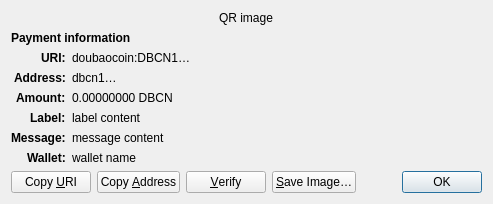
<?xml version="1.0" encoding="UTF-8"?>
<ui version="4.0">
 <class>ReceiveRequestDialog</class>
 <widget class="QDialog" name="ReceiveRequestDialog">
  <property name="geometry">
   <rect>
    <x>0</x>
    <y>0</y>
    <width>413</width>
    <height>229</height>
   </rect>
  </property>
  <property name="windowTitle">
   <string>Request payment to …</string>
  </property>
  <layout class="QGridLayout" name="gridLayout" columnstretch="0,1">
   <property name="sizeConstraint">
    <enum>QLayout::SetFixedSize</enum>
   </property>
   <item row="0" column="0" colspan="2" alignment="Qt::AlignHCenter">
    <widget class="QRImageWidget" name="qr_code">
     <property name="text">
      <string notr="true">QR image</string>
     </property>
     <property name="textInteractionFlags">
      <set>Qt::NoTextInteraction</set>
     </property>
    </widget>
   </item>
   <item row="1" column="0" colspan="2">
    <widget class="QLabel" name="payment_header">
     <property name="font">
      <font>
       <weight>75</weight>
       <bold>true</bold>
      </font>
     </property>
     <property name="text">
      <string>Payment information</string>
     </property>
     <property name="textInteractionFlags">
      <set>Qt::NoTextInteraction</set>
     </property>
    </widget>
   </item>
   <item row="2" column="0" alignment="Qt::AlignRight|Qt::AlignTop">
    <widget class="QLabel" name="uri_tag">
     <property name="font">
      <font>
       <weight>75</weight>
       <bold>true</bold>
      </font>
     </property>
     <property name="text">
      <string notr="true">URI:</string>
     </property>
     <property name="textFormat">
      <enum>Qt::PlainText</enum>
     </property>
     <property name="textInteractionFlags">
      <set>Qt::NoTextInteraction</set>
     </property>
    </widget>
   </item>
   <item row="2" column="1" alignment="Qt::AlignTop">
    <widget class="QLabel" name="uri_content">
     <property name="text">
      <string notr="true">doubaocoin:DBCN1…</string>
     </property>
     <property name="textFormat">
      <enum>Qt::RichText</enum>
     </property>
     <property name="wordWrap">
      <bool>true</bool>
     </property>
     <property name="textInteractionFlags">
      <set>Qt::TextSelectableByMouse</set>
     </property>
    </widget>
   </item>
   <item row="3" column="0" alignment="Qt::AlignRight|Qt::AlignTop">
    <widget class="QLabel" name="address_tag">
     <property name="font">
      <font>
       <weight>75</weight>
       <bold>true</bold>
      </font>
     </property>
     <property name="text">
      <string>Address:</string>
     </property>
     <property name="textInteractionFlags">
      <set>Qt::NoTextInteraction</set>
     </property>
    </widget>
   </item>
   <item row="3" column="1" alignment="Qt::AlignTop">
    <widget class="QLabel" name="address_content">
     <property name="text">
      <string notr="true">dbcn1…</string>
     </property>
     <property name="textFormat">
      <enum>Qt::PlainText</enum>
     </property>
     <property name="textInteractionFlags">
      <set>Qt::TextSelectableByMouse</set>
     </property>
    </widget>
   </item>
   <item row="4" column="0" alignment="Qt::AlignRight|Qt::AlignTop">
    <widget class="QLabel" name="amount_tag">
     <property name="font">
      <font>
       <weight>75</weight>
       <bold>true</bold>
      </font>
     </property>
     <property name="text">
      <string>Amount:</string>
     </property>
     <property name="textInteractionFlags">
      <set>Qt::NoTextInteraction</set>
     </property>
    </widget>
   </item>
   <item row="4" column="1" alignment="Qt::AlignTop">
    <widget class="QLabel" name="amount_content">
     <property name="text">
      <string notr="true">0.00000000 DBCN</string>
     </property>
     <property name="textFormat">
      <enum>Qt::PlainText</enum>
     </property>
     <property name="textInteractionFlags">
      <set>Qt::TextSelectableByMouse</set>
     </property>
    </widget>
   </item>
   <item row="5" column="0" alignment="Qt::AlignRight|Qt::AlignTop">
    <widget class="QLabel" name="label_tag">
     <property name="font">
      <font>
       <weight>75</weight>
       <bold>true</bold>
      </font>
     </property>
     <property name="text">
      <string>Label:</string>
     </property>
     <property name="textInteractionFlags">
      <set>Qt::NoTextInteraction</set>
     </property>
    </widget>
   </item>
   <item row="5" column="1" alignment="Qt::AlignTop">
    <widget class="QLabel" name="label_content">
     <property name="text">
      <string notr="true">label content</string>
     </property>
     <property name="textFormat">
      <enum>Qt::PlainText</enum>
     </property>
     <property name="wordWrap">
      <bool>true</bool>
     </property>
     <property name="textInteractionFlags">
      <set>Qt::TextSelectableByMouse</set>
     </property>
    </widget>
   </item>
   <item row="6" column="0" alignment="Qt::AlignRight|Qt::AlignTop">
    <widget class="QLabel" name="message_tag">
     <property name="font">
      <font>
       <weight>75</weight>
       <bold>true</bold>
      </font>
     </property>
     <property name="text">
      <string>Message:</string>
     </property>
     <property name="textInteractionFlags">
      <set>Qt::NoTextInteraction</set>
     </property>
    </widget>
   </item>
   <item row="6" column="1" alignment="Qt::AlignTop">
    <widget class="QLabel" name="message_content">
     <property name="text">
      <string notr="true">message content</string>
     </property>
     <property name="textFormat">
      <enum>Qt::PlainText</enum>
     </property>
     <property name="wordWrap">
      <bool>true</bool>
     </property>
     <property name="textInteractionFlags">
      <set>Qt::TextSelectableByMouse</set>
     </property>
    </widget>
   </item>
   <item row="7" column="0" alignment="Qt::AlignRight|Qt::AlignTop">
    <widget class="QLabel" name="wallet_tag">
     <property name="font">
      <font>
       <weight>75</weight>
       <bold>true</bold>
      </font>
     </property>
     <property name="text">
      <string>Wallet:</string>
     </property>
     <property name="textInteractionFlags">
      <set>Qt::NoTextInteraction</set>
     </property>
    </widget>
   </item>
   <item row="7" column="1" alignment="Qt::AlignTop">
    <widget class="QLabel" name="wallet_content">
     <property name="text">
      <string notr="true">wallet name</string>
     </property>
     <property name="textFormat">
      <enum>Qt::PlainText</enum>
     </property>
     <property name="wordWrap">
      <bool>true</bool>
     </property>
     <property name="textInteractionFlags">
      <set>Qt::TextSelectableByMouse</set>
     </property>
    </widget>
   </item>
   <item row="8" column="0" colspan="2">
    <layout class="QHBoxLayout" name="horizontalLayout">
     <item>
      <widget class="QPushButton" name="btnCopyURI">
       <property name="text">
        <string>Copy &amp;URI</string>
       </property>
       <property name="autoDefault">
        <bool>false</bool>
       </property>
      </widget>
     </item>
     <item>
      <widget class="QPushButton" name="btnCopyAddress">
       <property name="text">
        <string>Copy &amp;Address</string>
       </property>
       <property name="autoDefault">
        <bool>false</bool>
       </property>
      </widget>
     </item>
     <item>
      <widget class="QPushButton" name="btnVerify">
       <property name="text">
        <string>&amp;Verify</string>
       </property>
       <property name="toolTip">
        <string>Verify this address on e.g. a hardware wallet screen</string>
       </property>
       <property name="autoDefault">
        <bool>false</bool>
       </property>
      </widget>
     </item>
     <item>
      <widget class="QPushButton" name="btnSaveAs">
       <property name="text">
        <string>&amp;Save Image…</string>
       </property>
       <property name="autoDefault">
        <bool>false</bool>
       </property>
      </widget>
     </item>
     <item>
      <spacer name="horizontalSpacer_2">
       <property name="orientation">
        <enum>Qt::Horizontal</enum>
       </property>
       <property name="sizeHint" stdset="0">
        <size>
         <width>40</width>
         <height>20</height>
        </size>
       </property>
      </spacer>
     </item>
     <item>
      <widget class="QDialogButtonBox" name="buttonBox">
       <property name="focusPolicy">
        <enum>Qt::StrongFocus</enum>
       </property>
       <property name="standardButtons">
        <set>QDialogButtonBox::Ok</set>
       </property>
      </widget>
     </item>
    </layout>
   </item>
  </layout>
 </widget>
 <customwidgets>
  <customwidget>
   <class>QRImageWidget</class>
   <extends>QLabel</extends>
   <header>qt/qrimagewidget.h</header>
  </customwidget>
 </customwidgets>
 <tabstops>
  <tabstop>buttonBox</tabstop>
  <tabstop>btnCopyURI</tabstop>
  <tabstop>btnCopyAddress</tabstop>
  <tabstop>btnSaveAs</tabstop>
 </tabstops>
 <resources/>
 <connections>
  <connection>
   <sender>buttonBox</sender>
   <signal>accepted()</signal>
   <receiver>ReceiveRequestDialog</receiver>
   <slot>accept()</slot>
   <hints>
    <hint type="sourcelabel">
     <x>135</x>
     <y>230</y>
    </hint>
    <hint type="destinationlabel">
     <x>135</x>
     <y>126</y>
    </hint>
   </hints>
  </connection>
 </connections>
</ui>
